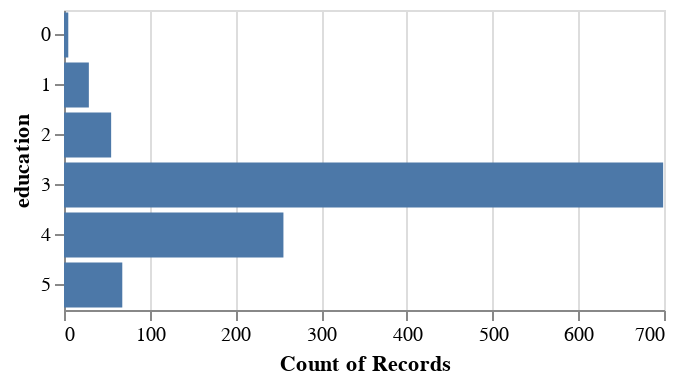

This figure's notebook cell:
### Code cell
alt.Chart(df.dropna()).mark_bar().encode(
    y='education:O',
    x='count():Q'
).properties(
    height = 150
)

### Figure 1 — Vega-Lite specification as saved in the notebook (floating-point values rounded to 4 significant figures; data arrays with more than 128 entries replaced by an {"elided": "..."} marker saying what was removed)
{"config": {"view": {"continuousWidth": 300, "continuousHeight": 300}}, "data": {"name": "data-d05ebb7f93e2ff4969024940bd8f15e5"}, "mark": {"type": "bar"}, "encoding": {"x": {"aggregate": "count", "type": "quantitative"}, "y": {"field": "education", "type": "ordinal"}}, "height": 150, "$schema": "https://vega.github.io/schema/vega-lite/v5.14.1.json", "datasets": {"data-d05ebb7f93e2ff4969024940bd8f15e5": {"elided": "1112 records"}}}
